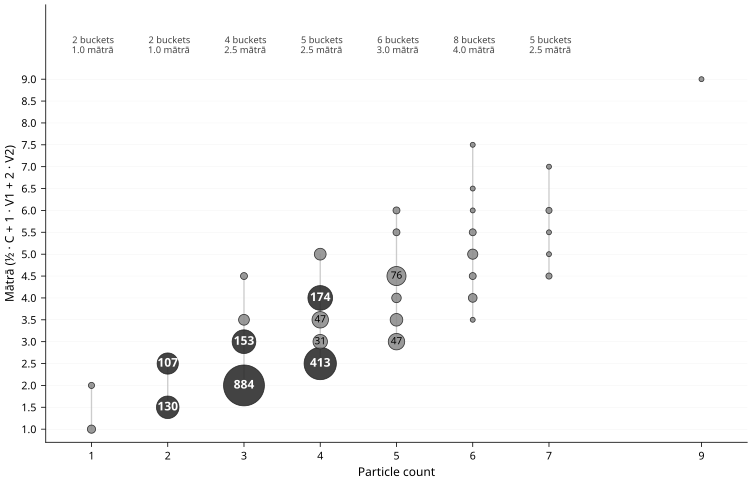

The Python source for this figure:
#!/usr/bin/env python3
"""
fig_matra_by_particle_count.py — Bubble plot of dhātus by (particle count, mātrā).

Each column is one particle-count bucket. Within a column, every distinct
mātrā value that appears is plotted as a bubble whose size scales with the
count of dhātus at that (particles, mātrā) cell. A faint vertical line spans
the column's mātrā range to make the spread visually explicit.

The point the figure carries: same particle budget can produce different
timing shapes. Mātrā is a second distinguishability axis on top of particle
count — that's why the architecture can fit 2,168 distinct semantic atoms
into ~10 dominant scaffolds without collision.

Source: analysis/dhatupatha/data/derived/matra_by_particle_count.csv
"""

import sys
from collections import defaultdict
from pathlib import Path

sys.path.insert(0, str(Path(__file__).resolve().parent.parent))

import matplotlib
import matplotlib.pyplot as plt
from _shared.style import setup, savefig, ACCENT, FILL


matplotlib.rcParams["svg.fonttype"] = "none"
matplotlib.rcParams["pdf.fonttype"] = 42


# (particles, mātrā, count) — from
# analysis/dhatupatha/data/derived/matra_by_particle_count.csv
DATA = [
    (1, 1.0,   5),
    (1, 2.0,   2),
    (2, 1.5, 130),
    (2, 2.5, 107),
    (3, 2.0, 884),
    (3, 3.0, 153),
    (3, 3.5,  12),
    (3, 4.5,   3),
    (4, 2.5, 413),
    (4, 3.0,  31),
    (4, 3.5,  47),
    (4, 4.0, 174),
    (4, 5.0,  16),
    (5, 3.0,  47),
    (5, 3.5,  20),
    (5, 4.0,   8),
    (5, 4.5,  76),
    (5, 5.5,   3),
    (5, 6.0,   3),
    (6, 3.5,   1),
    (6, 4.0,   6),
    (6, 4.5,   3),
    (6, 5.0,  10),
    (6, 5.5,   3),
    (6, 6.0,   1),
    (6, 6.5,   1),
    (6, 7.5,   1),
    (7, 4.5,   2),
    (7, 5.0,   1),
    (7, 5.5,   1),
    (7, 6.0,   2),
    (7, 7.0,   1),
    (9, 9.0,   1),
]


def main():
    fig, ax = setup(figsize=(8, 5.2))

    # Organize by particle count.
    by_particles = defaultdict(dict)   # p -> {m: count}
    for (p, m, c) in DATA:
        by_particles[p][m] = c

    all_particles = sorted(by_particles.keys())

    # Draw faint vertical spread line per particle count.
    for p in all_particles:
        ms = sorted(by_particles[p].keys())
        if len(ms) > 1:
            ax.plot([p, p], [min(ms), max(ms)],
                    color="#cccccc", linewidth=1.0, zorder=1)

    # Bubbles.
    max_count = max(c for _, _, c in DATA)
    for (p, m, c) in DATA:
        # sqrt-style scaling so the 884 bubble doesn't drown out the 3-count ones
        size = (c ** 0.62) * 14
        is_big = c >= 100
        ax.scatter(p, m, s=size,
                   alpha=0.85, color=FILL if is_big else ACCENT,
                   edgecolor="#1a1a1a", linewidth=0.6, zorder=2)
        # Count labels for medium and large bubbles
        if c >= 100:
            ax.annotate(str(c), (p, m), fontsize=9,
                        ha="center", va="center",
                        color="white", fontweight="bold", zorder=3)
        elif c >= 25:
            ax.annotate(str(c), (p, m), fontsize=7.5,
                        ha="center", va="center", zorder=3)

    # Spread annotations along the top — "n mātrā spread" for each particle count.
    annot_y = 9.55
    for p in all_particles:
        ms = list(by_particles[p].keys())
        n_buckets = len(ms)
        if n_buckets >= 2:
            span = max(ms) - min(ms)
            ax.text(p, annot_y,
                    f"{n_buckets} buckets\n{span:.1f} mātrā",
                    ha="center", va="bottom", fontsize=7,
                    color="#444", linespacing=1.15)

    ax.set_xlabel("Particle count")
    ax.set_ylabel("Mātrā  (½ · C + 1 · V1 + 2 · V2)")
    ax.set_xticks(all_particles)
    ax.set_xlim(0.4, 9.6)

    # Half-mātrā ticks across the observed range
    y_ticks = [0.5 * i for i in range(2, 19)]   # 1.0 … 9.0
    ax.set_yticks(y_ticks)
    ax.set_ylim(0.7, 10.7)

    ax.grid(True, axis="y", alpha=0.25, linewidth=0.3, zorder=0)

    ax.spines["top"].set_visible(False)
    ax.spines["right"].set_visible(False)
    ax.yaxis.set_ticks_position("left")
    ax.xaxis.set_ticks_position("bottom")

    plt.tight_layout()
    savefig("matra_by_particle_count", dir=Path(__file__).resolve().parent)


if __name__ == "__main__":
    main()
